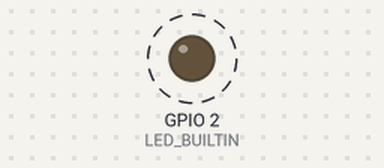
Bench run of a program on a simulated ESP32. Shown: output pins drawn as LEDs (lit = HIGH). Dashed ring = blinking.

Above: at 0.5 s.
Timing chart, 0 to 4.6 s (numbered marks = the images above):
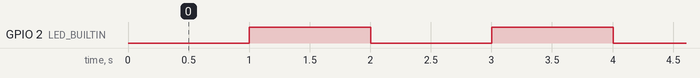

Measured:
- by itself, GPIO 2 (LED_BUILTIN): alternates HIGH for 1.0 s and LOW for 1.0 s

The program:

main.cpp
```cpp
/*
 * Example 1 for ESP32 programing class
 * Modified Blink (also a simple state machine)
 * Turns on an LED on / off, repeatedly.
 * Non blocking version
 * NF 2022-05-28
 */

#include <Arduino.h>
// comment this out if using board with standard LED
#define LED_BUILTIN 2
// define blink period
#define PERIOD 1000

// Var to hold last timer update
uint64_t PastMils;
// hold whether led on/off
bool CurState;

// function to toggle led on / off
bool toggleLed(bool state)
{
  bool newState;
  if (state == true)
  {
  // turn the LED on pin signal HIGH
    digitalWrite(LED_BUILTIN, HIGH);
    newState = false;
  }
  else
  {
  // turn the LED off by making the pin signal LOW
    digitalWrite(LED_BUILTIN, LOW);
    newState = true;
  }
  return newState;
}

void setup()
{
  // initialize LED digital pin as an output.
  pinMode(LED_BUILTIN, OUTPUT);
  CurState = true;
}

void loop()
{
  if (millis() > (PastMils + PERIOD))
  {
      CurState = toggleLed(CurState);
      PastMils = millis();
  }
}
```
